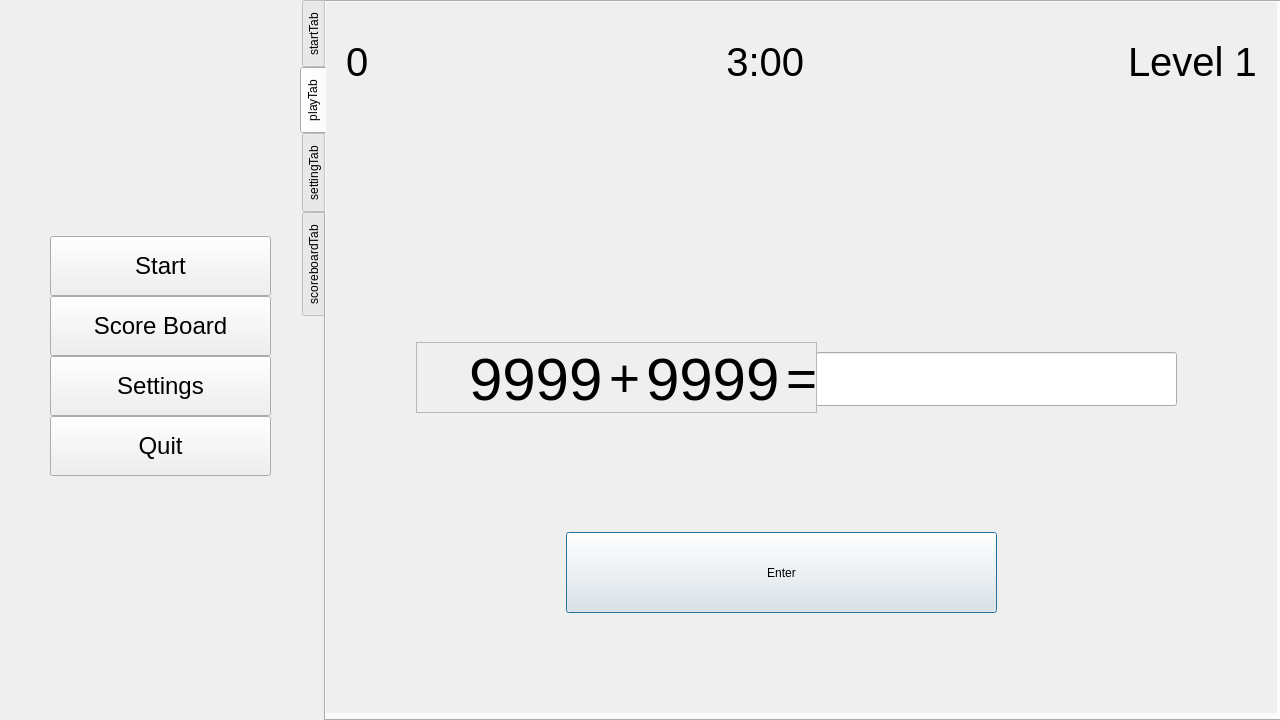
<?xml version="1.0" encoding="UTF-8"?>
<ui version="4.0">
 <class>MainWindow</class>
 <widget class="QMainWindow" name="MainWindow">
  <property name="geometry">
   <rect>
    <x>0</x>
    <y>0</y>
    <width>1280</width>
    <height>720</height>
   </rect>
  </property>
  <property name="sizePolicy">
   <sizepolicy hsizetype="Fixed" vsizetype="Fixed">
    <horstretch>0</horstretch>
    <verstretch>0</verstretch>
   </sizepolicy>
  </property>
  <property name="minimumSize">
   <size>
    <width>1280</width>
    <height>720</height>
   </size>
  </property>
  <property name="maximumSize">
   <size>
    <width>1280</width>
    <height>720</height>
   </size>
  </property>
  <property name="windowTitle">
   <string>MainWindow</string>
  </property>
  <widget class="QWidget" name="centralwidget">
   <widget class="QFrame" name="frame">
    <property name="geometry">
     <rect>
      <x>0</x>
      <y>0</y>
      <width>321</width>
      <height>721</height>
     </rect>
    </property>
    <property name="autoFillBackground">
     <bool>true</bool>
    </property>
    <property name="frameShape">
     <enum>QFrame::StyledPanel</enum>
    </property>
    <property name="frameShadow">
     <enum>QFrame::Raised</enum>
    </property>
    <property name="lineWidth">
     <number>1</number>
    </property>
    <property name="midLineWidth">
     <number>0</number>
    </property>
    <widget class="QWidget" name="verticalLayoutWidget">
     <property name="geometry">
      <rect>
       <x>50</x>
       <y>130</y>
       <width>221</width>
       <height>451</height>
      </rect>
     </property>
     <layout class="QVBoxLayout" name="verticalLayout">
      <property name="spacing">
       <number>0</number>
      </property>
      <item>
       <spacer name="verticalSpacer_5">
        <property name="orientation">
         <enum>Qt::Vertical</enum>
        </property>
        <property name="sizeHint" stdset="0">
         <size>
          <width>20</width>
          <height>40</height>
         </size>
        </property>
       </spacer>
      </item>
      <item>
       <widget class="QPushButton" name="startButton">
        <property name="minimumSize">
         <size>
          <width>209</width>
          <height>60</height>
         </size>
        </property>
        <property name="font">
         <font>
          <pointsize>18</pointsize>
         </font>
        </property>
        <property name="text">
         <string>Start</string>
        </property>
        <property name="shortcut">
         <string>F1</string>
        </property>
       </widget>
      </item>
      <item>
       <widget class="QPushButton" name="scoreboardButton">
        <property name="minimumSize">
         <size>
          <width>209</width>
          <height>60</height>
         </size>
        </property>
        <property name="font">
         <font>
          <pointsize>18</pointsize>
         </font>
        </property>
        <property name="text">
         <string>Score Board</string>
        </property>
        <property name="shortcut">
         <string>F2</string>
        </property>
       </widget>
      </item>
      <item>
       <widget class="QPushButton" name="settingButton">
        <property name="minimumSize">
         <size>
          <width>209</width>
          <height>60</height>
         </size>
        </property>
        <property name="font">
         <font>
          <pointsize>18</pointsize>
         </font>
        </property>
        <property name="text">
         <string>Settings</string>
        </property>
        <property name="shortcut">
         <string>F3</string>
        </property>
       </widget>
      </item>
      <item>
       <widget class="QPushButton" name="quitButton">
        <property name="minimumSize">
         <size>
          <width>209</width>
          <height>60</height>
         </size>
        </property>
        <property name="font">
         <font>
          <pointsize>18</pointsize>
         </font>
        </property>
        <property name="text">
         <string>Quit</string>
        </property>
        <property name="shortcut">
         <string>F4</string>
        </property>
       </widget>
      </item>
      <item>
       <spacer name="verticalSpacer_4">
        <property name="orientation">
         <enum>Qt::Vertical</enum>
        </property>
        <property name="sizeHint" stdset="0">
         <size>
          <width>20</width>
          <height>40</height>
         </size>
        </property>
       </spacer>
      </item>
     </layout>
    </widget>
    <widget class="QLabel" name="mainBgLabel">
     <property name="geometry">
      <rect>
       <x>0</x>
       <y>0</y>
       <width>321</width>
       <height>721</height>
      </rect>
     </property>
     <property name="minimumSize">
      <size>
       <width>321</width>
       <height>721</height>
      </size>
     </property>
     <property name="maximumSize">
      <size>
       <width>321</width>
       <height>721</height>
      </size>
     </property>
     <property name="autoFillBackground">
      <bool>true</bool>
     </property>
     <property name="text">
      <string/>
     </property>
    </widget>
    <zorder>mainBgLabel</zorder>
    <zorder>verticalLayoutWidget</zorder>
   </widget>
   <widget class="QTabWidget" name="tabWidget">
    <property name="geometry">
     <rect>
      <x>300</x>
      <y>0</y>
      <width>981</width>
      <height>721</height>
     </rect>
    </property>
    <property name="minimumSize">
     <size>
      <width>981</width>
      <height>721</height>
     </size>
    </property>
    <property name="maximumSize">
     <size>
      <width>981</width>
      <height>721</height>
     </size>
    </property>
    <property name="tabPosition">
     <enum>QTabWidget::West</enum>
    </property>
    <property name="currentIndex">
     <number>1</number>
    </property>
    <widget class="QWidget" name="startTab">
     <attribute name="title">
      <string>startTab</string>
     </attribute>
     <widget class="QLabel" name="bgLabel2">
      <property name="geometry">
       <rect>
        <x>0</x>
        <y>0</y>
        <width>951</width>
        <height>711</height>
       </rect>
      </property>
      <property name="minimumSize">
       <size>
        <width>951</width>
        <height>711</height>
       </size>
      </property>
      <property name="maximumSize">
       <size>
        <width>951</width>
        <height>711</height>
       </size>
      </property>
      <property name="autoFillBackground">
       <bool>true</bool>
      </property>
      <property name="text">
       <string/>
      </property>
     </widget>
    </widget>
    <widget class="QWidget" name="playTab">
     <attribute name="title">
      <string>playTab</string>
     </attribute>
     <widget class="QLabel" name="bgLabel1">
      <property name="geometry">
       <rect>
        <x>0</x>
        <y>0</y>
        <width>951</width>
        <height>711</height>
       </rect>
      </property>
      <property name="minimumSize">
       <size>
        <width>951</width>
        <height>711</height>
       </size>
      </property>
      <property name="maximumSize">
       <size>
        <width>951</width>
        <height>711</height>
       </size>
      </property>
      <property name="autoFillBackground">
       <bool>true</bool>
      </property>
      <property name="text">
       <string/>
      </property>
     </widget>
     <widget class="QPushButton" name="entButton">
      <property name="geometry">
       <rect>
        <x>240</x>
        <y>530</y>
        <width>431</width>
        <height>81</height>
       </rect>
      </property>
      <property name="text">
       <string>Enter</string>
      </property>
      <property name="shortcut">
       <string>Return</string>
      </property>
      <property name="autoDefault">
       <bool>false</bool>
      </property>
      <property name="default">
       <bool>true</bool>
      </property>
     </widget>
     <widget class="QWidget" name="horizontalLayoutWidget">
      <property name="geometry">
       <rect>
        <x>20</x>
        <y>20</y>
        <width>911</width>
        <height>80</height>
       </rect>
      </property>
      <layout class="QHBoxLayout" name="horizontalLayout">
       <item>
        <widget class="QLabel" name="pointLabel">
         <property name="font">
          <font>
           <pointsize>30</pointsize>
          </font>
         </property>
         <property name="autoFillBackground">
          <bool>false</bool>
         </property>
         <property name="text">
          <string>0</string>
         </property>
        </widget>
       </item>
       <item>
        <spacer name="horizontalSpacer_2">
         <property name="orientation">
          <enum>Qt::Horizontal</enum>
         </property>
         <property name="sizeHint" stdset="0">
          <size>
           <width>40</width>
           <height>20</height>
          </size>
         </property>
        </spacer>
       </item>
       <item>
        <widget class="QLabel" name="timeLabel">
         <property name="font">
          <font>
           <pointsize>30</pointsize>
           <underline>false</underline>
          </font>
         </property>
         <property name="autoFillBackground">
          <bool>false</bool>
         </property>
         <property name="text">
          <string>   3:00</string>
         </property>
        </widget>
       </item>
       <item>
        <spacer name="horizontalSpacer_3">
         <property name="orientation">
          <enum>Qt::Horizontal</enum>
         </property>
         <property name="sizeHint" stdset="0">
          <size>
           <width>40</width>
           <height>20</height>
          </size>
         </property>
        </spacer>
       </item>
       <item>
        <widget class="QLabel" name="levelLabel">
         <property name="font">
          <font>
           <pointsize>30</pointsize>
          </font>
         </property>
         <property name="autoFillBackground">
          <bool>false</bool>
         </property>
         <property name="text">
          <string>Level 1</string>
         </property>
        </widget>
       </item>
      </layout>
     </widget>
     <widget class="QLineEdit" name="lineEdit">
      <property name="geometry">
       <rect>
        <x>490</x>
        <y>350</y>
        <width>361</width>
        <height>54</height>
       </rect>
      </property>
      <property name="font">
       <font>
        <pointsize>30</pointsize>
       </font>
      </property>
      <property name="text">
       <string/>
      </property>
      <property name="clearButtonEnabled">
       <bool>false</bool>
      </property>
     </widget>
     <widget class="QFrame" name="frame_2">
      <property name="geometry">
       <rect>
        <x>90</x>
        <y>340</y>
        <width>401</width>
        <height>71</height>
       </rect>
      </property>
      <property name="autoFillBackground">
       <bool>false</bool>
      </property>
      <property name="frameShape">
       <enum>QFrame::StyledPanel</enum>
      </property>
      <property name="frameShadow">
       <enum>QFrame::Raised</enum>
      </property>
      <property name="lineWidth">
       <number>10</number>
      </property>
      <property name="midLineWidth">
       <number>10</number>
      </property>
      <widget class="QWidget" name="horizontalLayoutWidget_2">
       <property name="geometry">
        <rect>
         <x>0</x>
         <y>0</y>
         <width>401</width>
         <height>74</height>
        </rect>
       </property>
       <layout class="QHBoxLayout" name="horizontalLayout_2">
        <item>
         <spacer name="horizontalSpacer">
          <property name="orientation">
           <enum>Qt::Horizontal</enum>
          </property>
          <property name="sizeHint" stdset="0">
           <size>
            <width>40</width>
            <height>20</height>
           </size>
          </property>
         </spacer>
        </item>
        <item>
         <widget class="QLabel" name="firstNum">
          <property name="font">
           <font>
            <pointsize>45</pointsize>
           </font>
          </property>
          <property name="autoFillBackground">
           <bool>false</bool>
          </property>
          <property name="midLineWidth">
           <number>-3</number>
          </property>
          <property name="text">
           <string>9999</string>
          </property>
         </widget>
        </item>
        <item>
         <widget class="QLabel" name="operationLabel">
          <property name="font">
           <font>
            <pointsize>40</pointsize>
           </font>
          </property>
          <property name="text">
           <string>+</string>
          </property>
         </widget>
        </item>
        <item>
         <widget class="QLabel" name="secondNum">
          <property name="font">
           <font>
            <pointsize>45</pointsize>
           </font>
          </property>
          <property name="text">
           <string>9999</string>
          </property>
         </widget>
        </item>
        <item>
         <widget class="QLabel" name="eqLabel">
          <property name="font">
           <font>
            <pointsize>40</pointsize>
           </font>
          </property>
          <property name="text">
           <string>=</string>
          </property>
         </widget>
        </item>
       </layout>
      </widget>
     </widget>
    </widget>
    <widget class="QWidget" name="settingTab">
     <attribute name="title">
      <string>settingTab</string>
     </attribute>
     <widget class="QPushButton" name="saveSettingButton">
      <property name="geometry">
       <rect>
        <x>310</x>
        <y>440</y>
        <width>331</width>
        <height>41</height>
       </rect>
      </property>
      <property name="text">
       <string>Save setting</string>
      </property>
     </widget>
     <widget class="QGroupBox" name="groupBox">
      <property name="geometry">
       <rect>
        <x>300</x>
        <y>260</y>
        <width>211</width>
        <height>171</height>
       </rect>
      </property>
      <property name="title">
       <string>GameMode</string>
      </property>
      <widget class="QWidget" name="gridLayoutWidget_3">
       <property name="geometry">
        <rect>
         <x>10</x>
         <y>10</y>
         <width>191</width>
         <height>161</height>
        </rect>
       </property>
       <layout class="QGridLayout" name="gridLayout_3">
        <item row="2" column="0">
         <widget class="QRadioButton" name="multiplyButton">
          <property name="font">
           <font>
            <pointsize>12</pointsize>
           </font>
          </property>
          <property name="text">
           <string>*</string>
          </property>
          <property name="checkable">
           <bool>true</bool>
          </property>
         </widget>
        </item>
        <item row="1" column="0">
         <widget class="QRadioButton" name="minusButton">
          <property name="font">
           <font>
            <pointsize>12</pointsize>
            <weight>75</weight>
            <bold>true</bold>
            <underline>false</underline>
           </font>
          </property>
          <property name="text">
           <string>-</string>
          </property>
          <property name="checkable">
           <bool>true</bool>
          </property>
         </widget>
        </item>
        <item row="0" column="0">
         <widget class="QRadioButton" name="plusButton">
          <property name="font">
           <font>
            <pointsize>12</pointsize>
           </font>
          </property>
          <property name="text">
           <string>+</string>
          </property>
          <property name="checked">
           <bool>true</bool>
          </property>
         </widget>
        </item>
        <item row="1" column="1">
         <widget class="QRadioButton" name="allButton">
          <property name="font">
           <font>
            <pointsize>12</pointsize>
           </font>
          </property>
          <property name="text">
           <string>All</string>
          </property>
          <property name="checkable">
           <bool>true</bool>
          </property>
         </widget>
        </item>
        <item row="0" column="1">
         <widget class="QRadioButton" name="divideButton">
          <property name="font">
           <font>
            <pointsize>12</pointsize>
           </font>
          </property>
          <property name="text">
           <string>/</string>
          </property>
          <property name="checkable">
           <bool>true</bool>
          </property>
         </widget>
        </item>
       </layout>
      </widget>
     </widget>
     <widget class="QGroupBox" name="groupBox_2">
      <property name="geometry">
       <rect>
        <x>510</x>
        <y>260</y>
        <width>141</width>
        <height>171</height>
       </rect>
      </property>
      <property name="title">
       <string>Difficulty Levels </string>
      </property>
      <widget class="QWidget" name="gridLayoutWidget_4">
       <property name="geometry">
        <rect>
         <x>20</x>
         <y>20</y>
         <width>101</width>
         <height>141</height>
        </rect>
       </property>
       <layout class="QGridLayout" name="gridLayout_4">
        <item row="2" column="0">
         <widget class="QRadioButton" name="hardButton">
          <property name="font">
           <font>
            <pointsize>12</pointsize>
           </font>
          </property>
          <property name="text">
           <string>Hard</string>
          </property>
          <property name="checkable">
           <bool>true</bool>
          </property>
         </widget>
        </item>
        <item row="0" column="0">
         <widget class="QRadioButton" name="easyButton">
          <property name="font">
           <font>
            <pointsize>12</pointsize>
           </font>
          </property>
          <property name="text">
           <string>Easy</string>
          </property>
          <property name="checkable">
           <bool>true</bool>
          </property>
          <property name="checked">
           <bool>true</bool>
          </property>
         </widget>
        </item>
        <item row="1" column="0">
         <widget class="QRadioButton" name="normalButton">
          <property name="font">
           <font>
            <pointsize>12</pointsize>
            <weight>50</weight>
            <bold>false</bold>
            <underline>false</underline>
           </font>
          </property>
          <property name="text">
           <string>Normal</string>
          </property>
          <property name="checkable">
           <bool>true</bool>
          </property>
          <property name="checked">
           <bool>false</bool>
          </property>
          <property name="autoExclusive">
           <bool>true</bool>
          </property>
         </widget>
        </item>
       </layout>
      </widget>
     </widget>
     <widget class="QLabel" name="bgLabel3">
      <property name="geometry">
       <rect>
        <x>0</x>
        <y>0</y>
        <width>951</width>
        <height>711</height>
       </rect>
      </property>
      <property name="minimumSize">
       <size>
        <width>951</width>
        <height>711</height>
       </size>
      </property>
      <property name="maximumSize">
       <size>
        <width>951</width>
        <height>711</height>
       </size>
      </property>
      <property name="autoFillBackground">
       <bool>true</bool>
      </property>
      <property name="text">
       <string/>
      </property>
     </widget>
     <zorder>bgLabel3</zorder>
     <zorder>saveSettingButton</zorder>
     <zorder>groupBox</zorder>
     <zorder>groupBox_2</zorder>
    </widget>
    <widget class="QWidget" name="scoreboardTab">
     <attribute name="title">
      <string>scoreboardTab</string>
     </attribute>
     <widget class="QLabel" name="bgLabel4">
      <property name="geometry">
       <rect>
        <x>0</x>
        <y>0</y>
        <width>951</width>
        <height>711</height>
       </rect>
      </property>
      <property name="minimumSize">
       <size>
        <width>951</width>
        <height>711</height>
       </size>
      </property>
      <property name="maximumSize">
       <size>
        <width>951</width>
        <height>711</height>
       </size>
      </property>
      <property name="autoFillBackground">
       <bool>true</bool>
      </property>
      <property name="text">
       <string/>
      </property>
     </widget>
    </widget>
   </widget>
  </widget>
 </widget>
 <resources/>
 <connections/>
</ui>
